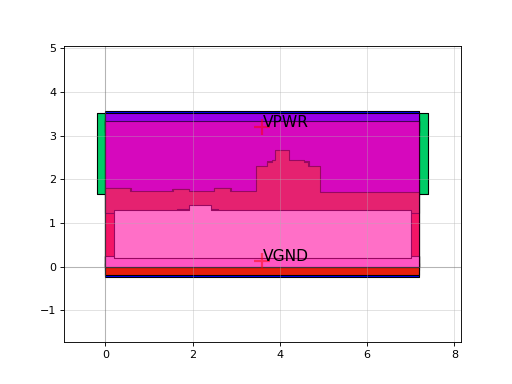

This figure's Python source:
import sky130

c = sky130.components.sky130_fd_sc_hs__dlrtp_2()
c.plot()
